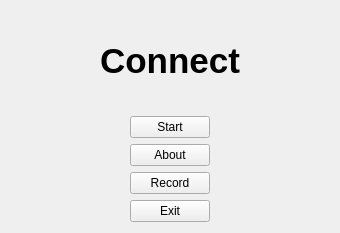
<?xml version="1.0" encoding="UTF-8"?>
<ui version="4.0">
 <class>Connect::Menu</class>
 <widget class="QWidget" name="Connect::Menu">
  <property name="geometry">
   <rect>
    <x>0</x>
    <y>0</y>
    <width>340</width>
    <height>233</height>
   </rect>
  </property>
  <property name="acceptDrops">
   <bool>false</bool>
  </property>
  <property name="windowTitle">
   <string>Connect Game</string>
  </property>
  <layout class="QVBoxLayout" name="verticalLayout_3">
   <item>
    <layout class="QHBoxLayout" name="horizontalLayoutTitle">
     <item>
      <spacer name="horizontalSpacerTitleLeft">
       <property name="orientation">
        <enum>Qt::Horizontal</enum>
       </property>
       <property name="sizeHint" stdset="0">
        <size>
         <width>40</width>
         <height>20</height>
        </size>
       </property>
      </spacer>
     </item>
     <item>
      <widget class="QLabel" name="Title">
       <property name="font">
        <font>
         <pointsize>26</pointsize>
         <bold>true</bold>
        </font>
       </property>
       <property name="text">
        <string>Connect</string>
       </property>
      </widget>
     </item>
     <item>
      <spacer name="horizontalSpacerTitleRight">
       <property name="orientation">
        <enum>Qt::Horizontal</enum>
       </property>
       <property name="sizeHint" stdset="0">
        <size>
         <width>40</width>
         <height>20</height>
        </size>
       </property>
      </spacer>
     </item>
    </layout>
   </item>
   <item>
    <layout class="QHBoxLayout" name="horizontalLayoutStart">
     <item>
      <spacer name="horizontalSpacerStartLeft">
       <property name="orientation">
        <enum>Qt::Horizontal</enum>
       </property>
       <property name="sizeHint" stdset="0">
        <size>
         <width>40</width>
         <height>20</height>
        </size>
       </property>
      </spacer>
     </item>
     <item>
      <widget class="QPushButton" name="pushButtonStart">
       <property name="text">
        <string>Start</string>
       </property>
      </widget>
     </item>
     <item>
      <spacer name="horizontalSpacerStartRight">
       <property name="orientation">
        <enum>Qt::Horizontal</enum>
       </property>
       <property name="sizeHint" stdset="0">
        <size>
         <width>40</width>
         <height>20</height>
        </size>
       </property>
      </spacer>
     </item>
    </layout>
   </item>
   <item>
    <layout class="QHBoxLayout" name="horizontalLayoutAbout">
     <item>
      <spacer name="horizontalSpacerAboutLeft">
       <property name="orientation">
        <enum>Qt::Horizontal</enum>
       </property>
       <property name="sizeHint" stdset="0">
        <size>
         <width>40</width>
         <height>20</height>
        </size>
       </property>
      </spacer>
     </item>
     <item>
      <widget class="QPushButton" name="pushButtonAbout">
       <property name="text">
        <string>About</string>
       </property>
      </widget>
     </item>
     <item>
      <spacer name="horizontalSpacerAboutRight">
       <property name="orientation">
        <enum>Qt::Horizontal</enum>
       </property>
       <property name="sizeHint" stdset="0">
        <size>
         <width>40</width>
         <height>20</height>
        </size>
       </property>
      </spacer>
     </item>
    </layout>
   </item>
   <item>
    <layout class="QHBoxLayout" name="horizontalLayoutRecord">
     <item>
      <spacer name="horizontalSpacerExitRecordLeft">
       <property name="orientation">
        <enum>Qt::Horizontal</enum>
       </property>
       <property name="sizeHint" stdset="0">
        <size>
         <width>40</width>
         <height>20</height>
        </size>
       </property>
      </spacer>
     </item>
     <item>
      <widget class="QPushButton" name="pushButtonRecord">
       <property name="text">
        <string>Record</string>
       </property>
      </widget>
     </item>
     <item>
      <spacer name="horizontalSpacerExitRecordRight">
       <property name="orientation">
        <enum>Qt::Horizontal</enum>
       </property>
       <property name="sizeHint" stdset="0">
        <size>
         <width>40</width>
         <height>20</height>
        </size>
       </property>
      </spacer>
     </item>
    </layout>
   </item>
   <item>
    <layout class="QHBoxLayout" name="horizontalLayout">
     <item>
      <spacer name="horizontalSpacerExitLeft">
       <property name="orientation">
        <enum>Qt::Horizontal</enum>
       </property>
       <property name="sizeHint" stdset="0">
        <size>
         <width>40</width>
         <height>20</height>
        </size>
       </property>
      </spacer>
     </item>
     <item>
      <widget class="QPushButton" name="pushButtonExit">
       <property name="text">
        <string>Exit</string>
       </property>
      </widget>
     </item>
     <item>
      <spacer name="horizontalSpacerExitRight">
       <property name="orientation">
        <enum>Qt::Horizontal</enum>
       </property>
       <property name="sizeHint" stdset="0">
        <size>
         <width>40</width>
         <height>20</height>
        </size>
       </property>
      </spacer>
     </item>
    </layout>
   </item>
  </layout>
 </widget>
 <resources/>
 <connections/>
</ui>
